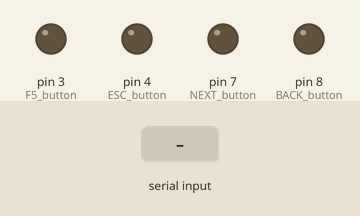
Recording of a sketch running on a simulated Arduino Uno, built with avr-gcc and run on an emulated ATmega328P. On the bench: output pins drawn as LEDs (lit = HIGH). The inputs (shaded band) are chosen by the test bench.

Above: at 1.2 s.
1.3 s: byte 1 (1) received over Serial
At 2.3 s:
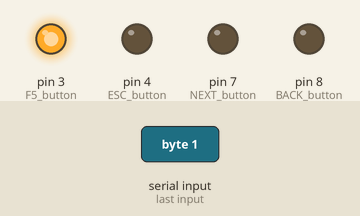
2.8 s: byte 2 (2) received over Serial
At 3.5 s:
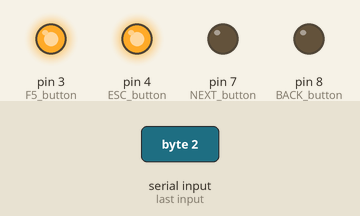
4.3 s: byte 3 (3) received over Serial
At 4.6 s:
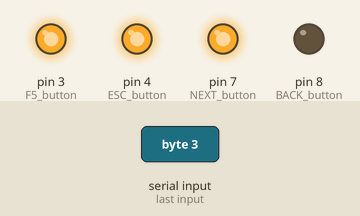
5.8 s: byte 4 (4) received over Serial
At 7.0 s:
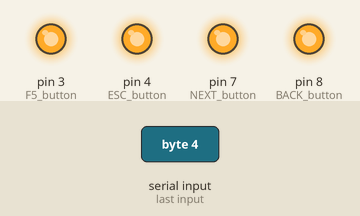
Timing chart, 0 to 8.3 s (numbered marks = the images above; inputs shaded):
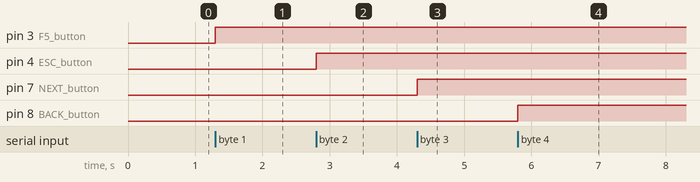

Measured:
- after the input at 1.3 s, pin 3 (F5_button): LOW → HIGH at once
- after the input at 2.8 s, pin 4 (ESC_button): LOW → HIGH at once
- after the input at 4.3 s, pin 7 (NEXT_button): LOW → HIGH at once
- after the input at 5.8 s, pin 8 (BACK_button): LOW → HIGH at once

The sketch:

TX.ino
```cpp
//TX
//------------Processing --> Transmisser (above) --> Receiver (below) --> PC ------------//
#define F5_button 3
#define ESC_button 4
#define NEXT_button 7
#define BACK_button 8


void setup()
{
  Serial.begin(9600);
  //F5
  pinMode(F5_button,OUTPUT);
  digitalWrite(F5_button,LOW);
  //ESC
  pinMode(ESC_button,OUTPUT);
  digitalWrite(ESC_button,LOW);
  //NEXT
  pinMode(NEXT_button,OUTPUT);
  digitalWrite(NEXT_button,LOW);
  //BACK
  pinMode(BACK_button,OUTPUT);
  digitalWrite(BACK_button,LOW);
}

void loop()
{
  if (Serial.available()>0)
  {
     int data = Serial.read();
     //--------------------------------------Do nothing
     if (data == 0)
     {
      digitalWrite(F5_button,LOW);
      digitalWrite(ESC_button,LOW);
      digitalWrite(NEXT_button,LOW);
      digitalWrite(BACK_button,LOW);
     }
     //---------------------------------------F5 : Start
     if (data == 1)
     {
      digitalWrite(F5_button,HIGH);
     }
     //---------------------------------------ESC : Exit powerpoint
     if (data == 2)
     {
      digitalWrite(ESC_button,HIGH);
     }
     //---------------------------------------Next slide
     if (data == 3)
     {
      digitalWrite(NEXT_button,HIGH);
     }
     //---------------------------------------Back slide
     if (data == 4)
     {
      digitalWrite(BACK_button,HIGH);
     }
  }//end if
}//end void loop
```
